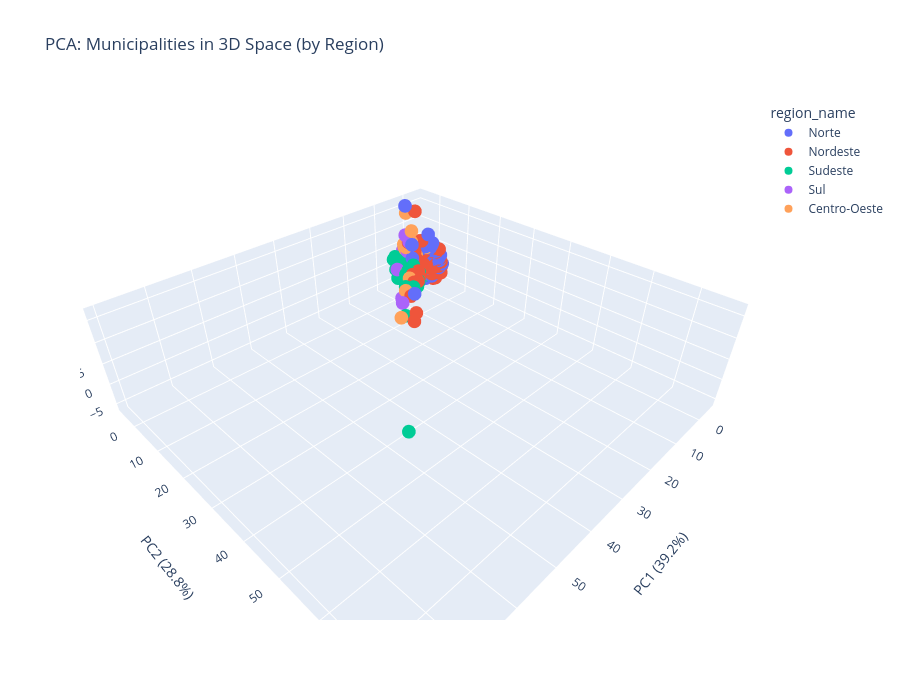

The notebook cell saved with this chart:
### Code cell
# 3D PCA visualization
fig = px.scatter_3d(
    df, x='PC1', y='PC2', z='PC3',
    color='region_name',
    hover_data=['municipality_name', 'state_name'],
    title='PCA: Municipalities in 3D Space (by Region)',
    labels={'PC1': f'PC1 ({pca_3.explained_variance_ratio_[0]*100:.1f}%)',
            'PC2': f'PC2 ({pca_3.explained_variance_ratio_[1]*100:.1f}%)',
            'PC3': f'PC3 ({pca_3.explained_variance_ratio_[2]*100:.1f}%)'}
)
fig.update_layout(height=700)
fig.show()

### Figure 1 — Plotly figure (JSON) as saved in the notebook; plotly's stock layout.template omitted (floating-point values rounded to 4 significant figures; data arrays with more than 128 entries replaced by an {"elided": "..."} marker saying what was removed)
{"data": [{"customdata": {"elided": "449x2 str values"}, "hovertemplate": "region_name=Norte<br>PC1 (39.2%)=%{x}<br>PC2 (28.8%)=%{y}<br>PC3 (16.5%)=%{z}<br>municipality_name=%{customdata[0]}<br>state_name=%{customdata[1]}<extra></extra>", "legendgroup": "Norte", "marker": {"color": "#636efa", "symbol": "circle"}, "mode": "markers", "name": "Norte", "scene": "scene", "showlegend": true, "type": "scatter3d", "x": {"elided": "449 float values"}, "y": {"elided": "449 float values"}, "z": {"elided": "449 float values"}}, {"customdata": {"elided": "1794x2 str values"}, "hovertemplate": "region_name=Nordeste<br>PC1 (39.2%)=%{x}<br>PC2 (28.8%)=%{y}<br>PC3 (16.5%)=%{z}<br>municipality_name=%{customdata[0]}<br>state_name=%{customdata[1]}<extra></extra>", "legendgroup": "Nordeste", "marker": {"color": "#EF553B", "symbol": "circle"}, "mode": "markers", "name": "Nordeste", "scene": "scene", "showlegend": true, "type": "scatter3d", "x": {"elided": "1794 float values"}, "y": {"elided": "1794 float values"}, "z": {"elided": "1794 float values"}}, {"customdata": {"elided": "1668x2 str values"}, "hovertemplate": "region_name=Sudeste<br>PC1 (39.2%)=%{x}<br>PC2 (28.8%)=%{y}<br>PC3 (16.5%)=%{z}<br>municipality_name=%{customdata[0]}<br>state_name=%{customdata[1]}<extra></extra>", "legendgroup": "Sudeste", "marker": {"color": "#00cc96", "symbol": "circle"}, "mode": "markers", "name": "Sudeste", "scene": "scene", "showlegend": true, "type": "scatter3d", "x": {"elided": "1668 float values"}, "y": {"elided": "1668 float values"}, "z": {"elided": "1668 float values"}}, {"customdata": {"elided": "1188x2 str values"}, "hovertemplate": "region_name=Sul<br>PC1 (39.2%)=%{x}<br>PC2 (28.8%)=%{y}<br>PC3 (16.5%)=%{z}<br>municipality_name=%{customdata[0]}<br>state_name=%{customdata[1]}<extra></extra>", "legendgroup": "Sul", "marker": {"color": "#ab63fa", "symbol": "circle"}, "mode": "markers", "name": "Sul", "scene": "scene", "showlegend": true, "type": "scatter3d", "x": {"elided": "1188 float values"}, "y": {"elided": "1188 float values"}, "z": {"elided": "1188 float values"}}, {"customdata": {"elided": "466x2 str values"}, "hovertemplate": "region_name=Centro-Oeste<br>PC1 (39.2%)=%{x}<br>PC2 (28.8%)=%{y}<br>PC3 (16.5%)=%{z}<br>municipality_name=%{customdata[0]}<br>state_name=%{customdata[1]}<extra></extra>", "legendgroup": "Centro-Oeste", "marker": {"color": "#FFA15A", "symbol": "circle"}, "mode": "markers", "name": "Centro-Oeste", "scene": "scene", "showlegend": true, "type": "scatter3d", "x": {"elided": "466 float values"}, "y": {"elided": "466 float values"}, "z": {"elided": "466 float values"}}], "layout": {"height": 700, "legend": {"title": {"text": "region_name"}, "tracegroupgap": 0}, "scene": {"domain": {"x": [0.0, 1.0], "y": [0.0, 1.0]}, "xaxis": {"title": {"text": "PC1 (39.2%)"}}, "yaxis": {"title": {"text": "PC2 (28.8%)"}}, "zaxis": {"title": {"text": "PC3 (16.5%)"}}}, "title": {"text": "PCA: Municipalities in 3D Space (by Region)"}}}
